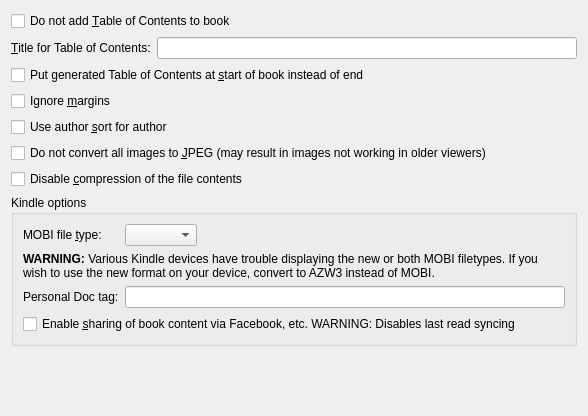
<?xml version="1.0" encoding="UTF-8"?>
<ui version="4.0">
 <class>Form</class>
 <widget class="QWidget" name="Form">
  <property name="geometry">
   <rect>
    <x>0</x>
    <y>0</y>
    <width>588</width>
    <height>416</height>
   </rect>
  </property>
  <property name="windowTitle">
   <string>Form</string>
  </property>
  <layout class="QVBoxLayout" name="verticalLayout">
   <item>
    <widget class="QCheckBox" name="opt_no_inline_toc">
     <property name="text">
      <string>Do not add &amp;Table of Contents to book</string>
     </property>
    </widget>
   </item>
   <item>
    <layout class="QHBoxLayout" name="horizontalLayout">
     <item>
      <widget class="QLabel" name="label">
       <property name="text">
        <string>&amp;Title for Table of Contents:</string>
       </property>
       <property name="buddy">
        <cstring>opt_toc_title</cstring>
       </property>
      </widget>
     </item>
     <item>
      <widget class="QLineEdit" name="opt_toc_title">
       <property name="clearButtonEnabled">
        <bool>true</bool>
       </property>
      </widget>
     </item>
    </layout>
   </item>
   <item>
    <widget class="QCheckBox" name="opt_mobi_toc_at_start">
     <property name="text">
      <string>Put generated Table of Contents at &amp;start of book instead of end</string>
     </property>
    </widget>
   </item>
   <item>
    <widget class="QCheckBox" name="opt_mobi_ignore_margins">
     <property name="text">
      <string>Ignore &amp;margins</string>
     </property>
    </widget>
   </item>
   <item>
    <widget class="QCheckBox" name="opt_prefer_author_sort">
     <property name="text">
      <string>Use author &amp;sort for author</string>
     </property>
    </widget>
   </item>
   <item>
    <widget class="QCheckBox" name="opt_mobi_keep_original_images">
     <property name="text">
      <string>Do not convert all images to &amp;JPEG (may result in images not working in older viewers)</string>
     </property>
    </widget>
   </item>
   <item>
    <widget class="QCheckBox" name="opt_dont_compress">
     <property name="text">
      <string>Disable &amp;compression of the file contents</string>
     </property>
    </widget>
   </item>
   <item>
    <widget class="QGroupBox" name="groupBox">
     <property name="title">
      <string>Kindle options</string>
     </property>
     <layout class="QFormLayout" name="formLayout">
      <item row="0" column="0">
       <widget class="QLabel" name="label_2">
        <property name="text">
         <string>MOBI file &amp;type:</string>
        </property>
        <property name="buddy">
         <cstring>opt_mobi_file_type</cstring>
        </property>
       </widget>
      </item>
      <item row="0" column="1">
       <widget class="QComboBox" name="opt_mobi_file_type">
        <property name="sizePolicy">
         <sizepolicy hsizetype="Fixed" vsizetype="Fixed">
          <horstretch>0</horstretch>
          <verstretch>0</verstretch>
         </sizepolicy>
        </property>
       </widget>
      </item>
      <item row="1" column="0" colspan="2">
       <widget class="QLabel" name="label_4">
        <property name="text">
         <string>&lt;b&gt;WARNING:&lt;/b&gt; Various Kindle devices have trouble displaying the new or both MOBI filetypes. If you wish to use the new format on your device, convert to AZW3 instead of MOBI.</string>
        </property>
        <property name="wordWrap">
         <bool>true</bool>
        </property>
       </widget>
      </item>
      <item row="2" column="0">
       <widget class="QLabel" name="label_3">
        <property name="text">
         <string>Personal Doc tag:</string>
        </property>
       </widget>
      </item>
      <item row="2" column="1">
       <widget class="QLineEdit" name="opt_personal_doc">
        <property name="clearButtonEnabled">
         <bool>true</bool>
        </property>
       </widget>
      </item>
      <item row="3" column="0" colspan="2">
       <widget class="QCheckBox" name="opt_share_not_sync">
        <property name="text">
         <string>Enable &amp;sharing of book content via Facebook, etc. WARNING: Disables last read syncing</string>
        </property>
       </widget>
      </item>
     </layout>
    </widget>
   </item>
   <item>
    <spacer name="verticalSpacer">
     <property name="orientation">
      <enum>Qt::Vertical</enum>
     </property>
     <property name="sizeHint" stdset="0">
      <size>
       <width>20</width>
       <height>40</height>
      </size>
     </property>
    </spacer>
   </item>
  </layout>
 </widget>
 <resources/>
 <connections/>
</ui>
